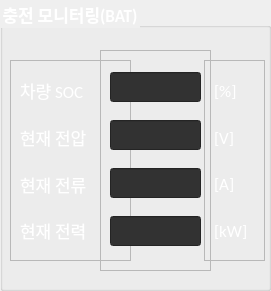
          <widget class="QGroupBox" name="groupBox_4">
           <property name="geometry">
            <rect>
             <x>730</x>
             <y>30</y>
             <width>271</width>
             <height>291</height>
            </rect>
           </property>
           <property name="font">
            <font>
             <family>Calibri</family>
             <pointsize>13</pointsize>
             <weight>75</weight>
             <italic>false</italic>
             <bold>true</bold>
            </font>
           </property>
           <property name="styleSheet">
            <string notr="true">color: white;</string>
           </property>
           <property name="title">
            <string>충전 모니터링(BAT)</string>
           </property>
           <widget class="QFrame" name="frame_9">
            <property name="geometry">
             <rect>
              <x>10</x>
              <y>60</y>
              <width>121</width>
              <height>201</height>
             </rect>
            </property>
            <property name="frameShape">
             <enum>QFrame::StyledPanel</enum>
            </property>
            <property name="frameShadow">
             <enum>QFrame::Raised</enum>
            </property>
            <layout class="QVBoxLayout" name="verticalLayout_5">
             <item>
              <widget class="QLabel" name="label_18">
               <property name="font">
                <font>
                 <family>Calibri</family>
                 <pointsize>13</pointsize>
                </font>
               </property>
               <property name="text">
                <string>차량 SOC</string>
               </property>
              </widget>
             </item>
             <item>
              <widget class="QLabel" name="label_19">
               <property name="font">
                <font>
                 <family>Calibri</family>
                 <pointsize>13</pointsize>
                </font>
               </property>
               <property name="text">
                <string>현재 전압</string>
               </property>
              </widget>
             </item>
             <item>
              <widget class="QLabel" name="label_20">
               <property name="font">
                <font>
                 <family>Calibri</family>
                 <pointsize>13</pointsize>
                </font>
               </property>
               <property name="text">
                <string>현재 전류</string>
               </property>
              </widget>
             </item>
             <item>
              <widget class="QLabel" name="label_21">
               <property name="font">
                <font>
                 <family>Calibri</family>
                 <pointsize>13</pointsize>
                </font>
               </property>
               <property name="text">
                <string>현재 전력</string>
               </property>
              </widget>
             </item>
            </layout>
           </widget>
           <widget class="QFrame" name="frame_10">
            <property name="geometry">
             <rect>
              <x>204</x>
              <y>60</y>
              <width>61</width>
              <height>201</height>
             </rect>
            </property>
            <property name="frameShape">
             <enum>QFrame::StyledPanel</enum>
            </property>
            <property name="frameShadow">
             <enum>QFrame::Raised</enum>
            </property>
            <layout class="QVBoxLayout" name="verticalLayout_6">
             <item>
              <widget class="QLabel" name="label_22">
               <property name="font">
                <font>
                 <family>Calibri</family>
                 <pointsize>13</pointsize>
                </font>
               </property>
               <property name="text">
                <string>[%]</string>
               </property>
              </widget>
             </item>
             <item>
              <widget class="QLabel" name="label_23">
               <property name="font">
                <font>
                 <family>Calibri</family>
                 <pointsize>13</pointsize>
                </font>
               </property>
               <property name="text">
                <string>[V]</string>
               </property>
              </widget>
             </item>
             <item>
              <widget class="QLabel" name="label_24">
               <property name="font">
                <font>
                 <family>Calibri</family>
                 <pointsize>13</pointsize>
                </font>
               </property>
               <property name="text">
                <string>[A]</string>
               </property>
              </widget>
             </item>
             <item>
              <widget class="QLabel" name="label_25">
               <property name="font">
                <font>
                 <family>Calibri</family>
                 <pointsize>13</pointsize>
                </font>
               </property>
               <property name="text">
                <string>[kW]</string>
               </property>
              </widget>
             </item>
            </layout>
           </widget>
           <widget class="QFrame" name="frame_11">
            <property name="geometry">
             <rect>
              <x>100</x>
              <y>50</y>
              <width>111</width>
              <height>221</height>
             </rect>
            </property>
            <property name="frameShape">
             <enum>QFrame::StyledPanel</enum>
            </property>
            <property name="frameShadow">
             <enum>QFrame::Raised</enum>
            </property>
            <layout class="QVBoxLayout" name="verticalLayout_7">
             <item>
              <widget class="QLineEdit" name="leBatSOC">
               <property name="enabled">
                <bool>true</bool>
               </property>
               <property name="font">
                <font>
                 <family>Calibri</family>
                 <pointsize>13</pointsize>
                </font>
               </property>
               <property name="styleSheet">
                <string notr="true">background-color:rgb(50, 50, 50);</string>
               </property>
               <property name="frame">
                <bool>true</bool>
               </property>
               <property name="alignment">
                <set>Qt::AlignRight|Qt::AlignTrailing|Qt::AlignVCenter</set>
               </property>
               <property name="readOnly">
                <bool>true</bool>
               </property>
              </widget>
             </item>
             <item>
              <widget class="QLineEdit" name="leBatVoltage">
               <property name="enabled">
                <bool>true</bool>
               </property>
               <property name="font">
                <font>
                 <family>Calibri</family>
                 <pointsize>13</pointsize>
                </font>
               </property>
               <property name="styleSheet">
                <string notr="true">background-color:rgb(50, 50, 50);</string>
               </property>
               <property name="frame">
                <bool>true</bool>
               </property>
               <property name="alignment">
                <set>Qt::AlignRight|Qt::AlignTrailing|Qt::AlignVCenter</set>
               </property>
               <property name="readOnly">
                <bool>true</bool>
               </property>
              </widget>
             </item>
             <item>
              <widget class="QLineEdit" name="leBatCurrent">
               <property name="enabled">
                <bool>true</bool>
               </property>
               <property name="font">
                <font>
                 <family>Calibri</family>
                 <pointsize>13</pointsize>
                </font>
               </property>
               <property name="styleSheet">
                <string notr="true">background-color:rgb(50, 50, 50);</string>
               </property>
               <property name="frame">
                <bool>true</bool>
               </property>
               <property name="alignment">
                <set>Qt::AlignRight|Qt::AlignTrailing|Qt::AlignVCenter</set>
               </property>
               <property name="readOnly">
                <bool>true</bool>
               </property>
              </widget>
             </item>
             <item>
              <widget class="QLineEdit" name="leBatPower">
               <property name="enabled">
                <bool>true</bool>
               </property>
               <property name="font">
                <font>
                 <family>Calibri</family>
                 <pointsize>13</pointsize>
                </font>
               </property>
               <property name="styleSheet">
                <string notr="true">background-color:rgb(50, 50, 50);</string>
               </property>
               <property name="frame">
                <bool>true</bool>
               </property>
               <property name="alignment">
                <set>Qt::AlignRight|Qt::AlignTrailing|Qt::AlignVCenter</set>
               </property>
               <property name="readOnly">
                <bool>true</bool>
               </property>
              </widget>
             </item>
            </layout>
           </widget>
          </widget>
